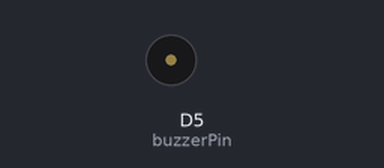
Simulated run of this sketch. Board: ESP8266 (Wemos D1 mini). On the bench: buzzer (waves = sounding). At 5.1 s the program restarts the board; the recording ends there.

Above: at 0.15 s.
At 4.2 s:
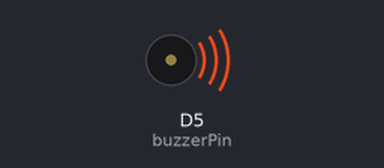
Timing chart, 0 to 5.1 s (numbered marks = the images above):
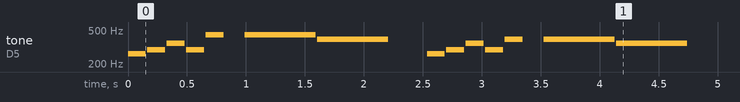

Measured:
- by itself, tone on D5 (buzzerPin): plays 262 Hz for 0.15 s, 294 Hz for 0.15 s, 349 Hz for 0.15 s, 294 Hz for 0.15 s, 440 Hz for 0.15 s, 440 Hz for 0.60 s … (14 notes in this stretch)

The sketch:

wemosbuzzer.ino
```cpp
//This example plays a few notes from a popular song

int buzzerPin=D5; //Buzzer control port, default D5
const int songLength = 18;
char notes[] = "cdfda ag cdfdg gf ";
int beats[] = {1,1,1,1,1,1,4,4,2,1,1,1,1,1,1,4,4,2};
int tempo = 150;


void setup()
{
  pinMode(buzzerPin, OUTPUT);
}


void loop()
{
  int i, duration;

  for (i = 0; i < songLength; i++) // step through the song arrays
  {
    duration = beats[i] * tempo;  // length of note/rest in ms

    if (notes[i] == ' ')          // is this a rest?
    {
      delay(duration);            // then pause for a moment
    }
    else                          // otherwise, play the note
    {
      tone(buzzerPin, frequency(notes[i]), duration);
      delay(duration); // wait for tone to finish
    }
    delay(tempo/10);              // brief pause between notes
  }

  while(true){}

}


int frequency(char note)
{

  int i;
  const int numNotes = 8;  // number of notes we're storing
  char names[] = { 'c', 'd', 'e', 'f', 'g', 'a', 'b', 'C' };
  int frequencies[] = {262, 294, 330, 349, 392, 440, 494, 523};


  for (i = 0; i < numNotes; i++)  // Step through the notes
  {
    if (names[i] == note)         // Is this the one?
    {
      return(frequencies[i]);     // Yes! Return the frequency
    }
  }
  return(0);
}
```
